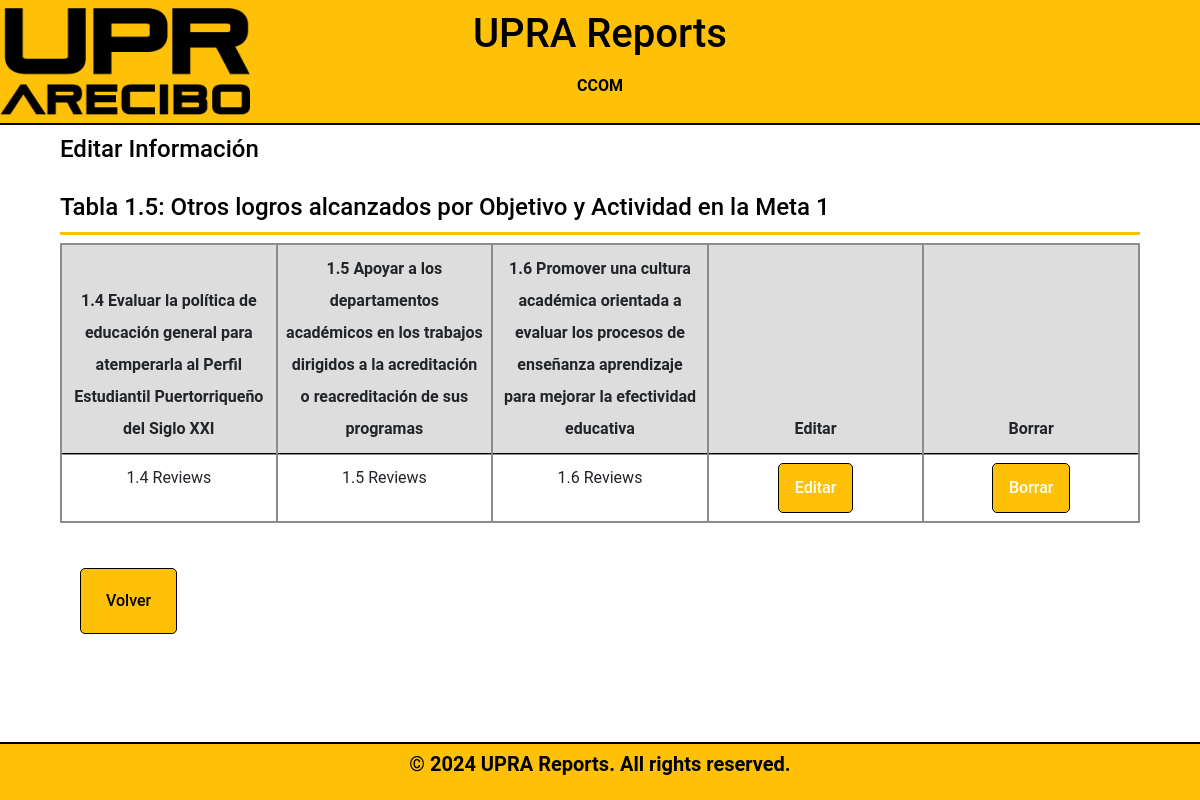
The app's page /meta-1/tabla1.5_display_2.php (signed in), older data.
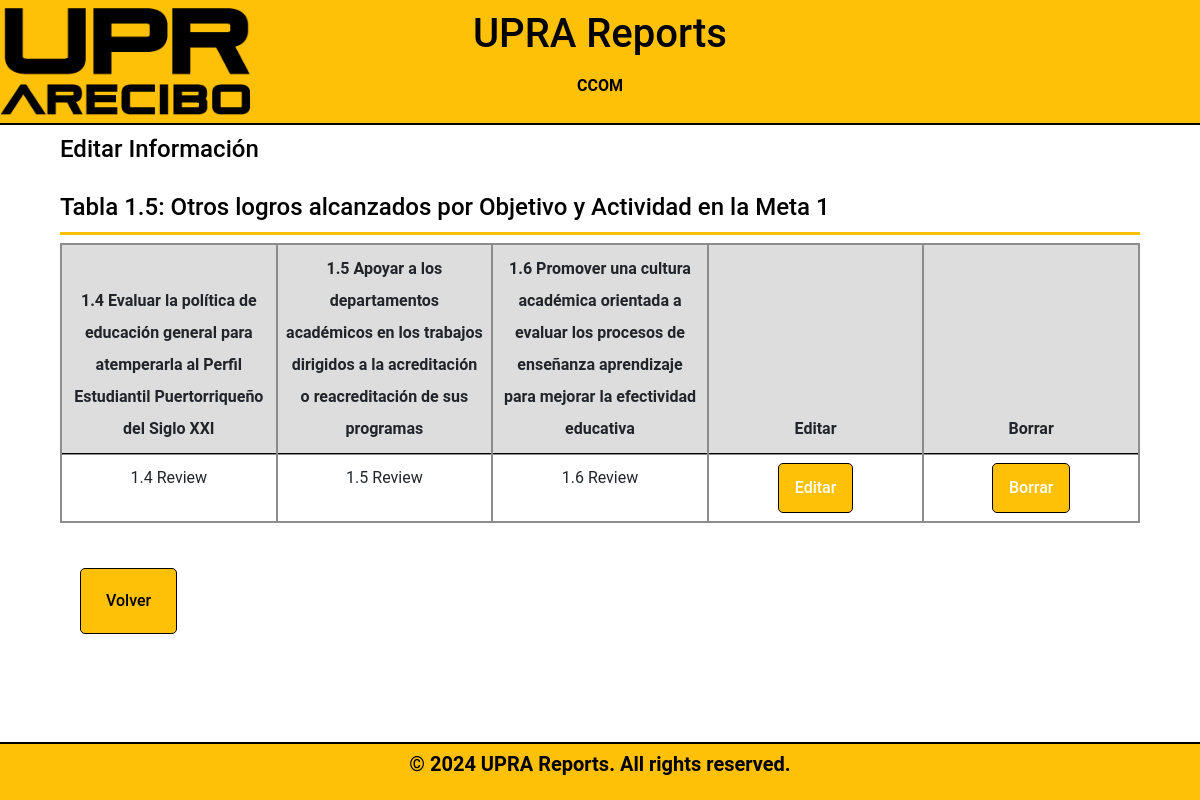
The same page, newer data.
### tables this page shows
CREATE TABLE `table15` (
  `table15ID` int(11) NOT NULL,
  `DepartmentID` int(11) DEFAULT NULL,
  `year` int(4) DEFAULT NULL,
  `field1` varchar(100) DEFAULT NULL,
  `field2` varchar(100) DEFAULT NULL,
  `field3` varchar(100) DEFAULT NULL,
  `field4` varchar(100) DEFAULT NULL,
  `field5` varchar(100) DEFAULT NULL,
  `field6` varchar(100) DEFAULT NULL
);

### meta-1/tabla1.5_display_2.php (the view, shortened to what this page needs)
<?php
    include_once "db_info.php";
if (isset($_SESSION['DepartmentID'])) {
    $departmentID = $_SESSION['DepartmentID'];
    $sql = "SELECT DepartmentName FROM departamento WHERE DepartmentID = ?";
    $stmt = $conn->prepare($sql);
    $stmt->bind_param("i", $departmentID);
    $stmt->execute();
    $result = $stmt->get_result();
    $department = $result->fetch_assoc();
}
$year = date("Y");
?>
<!DOCTYPE html>
<html lang="en">
<head>
    <link rel="stylesheet" href="../fonts/icomoon/style.css">
    <link rel="stylesheet" href="../css/owl.carousel.min.css">
    <link rel="stylesheet" href="../css/bootstrap.min.css">
    <link rel="stylesheet" href="../css/style.css">
    <link rel="stylesheet" href="../css/style-sidemenu.css">
</head>
<body>
        <header>
            <h1 class="uprareports">UPRA Reports</h1>
            <h2 class="bienvenidosusuario"><?php echo $department['DepartmentName'] ?></h2>
        </header>
<div class="formbold-main-wrapper-edit">
    <div class="formbold-form-wrapper-edit">
    <h4 class="header1">Editar Informaci&oacute;n<br>  <br>Tabla 1.5: Otros logros alcanzados por Objetivo y Actividad en la Meta 1</h4>
        <table class="table">
            <thead>
              <tr>
                <th scope="col">1.4 Evaluar la política de educación general
                    para atemperarla al Perfil Estudiantil Puertorriqueño del Siglo XXI</th>
                <th scope="col">1.5 Apoyar a los departamentos académicos en los trabajos dirigidos a la acreditación o reacreditación de sus programas</th>
                <th scope="col">1.6 Promover una cultura académica orientada a evaluar los procesos de enseñanza
                    aprendizaje para mejorar la efectividad educativa</th>
                <th scope="col">Editar</th>
                <th scope="col">Borrar</th>
              </tr>
            </thead>
            <tbody>
              <tr>
                <?php
                $sql = "SELECT * FROM table15 WHERE DepartmentID = ? AND year = ?";
                $stmt = $conn->prepare($sql);
                $stmt->bind_param("si", $departmentID, $year);
                $stmt->execute();
                $result =$stmt->get_result();
                while ($row = $result->fetch_assoc()) {
                    echo "<tr>";
                    echo "<td class='breve-description'>" . $row['field4'] . "</td>";
                    echo "<td class='breve-description'>" . $row['field5'] . "</td>";
                    echo "<td class='breve-description'>" . $row['field6'] . "</td>";
                    echo "<td><a href='javascript:void(0);' class='edit-btn'>Editar</a></td>";
                    echo "<td><a class='delete-btn'  href='../meta-1/tabla1.5_delete.php?id=" . $row['table15ID'] . "'>Borrar</a></td>";
                    echo "</tr>";
                }
            ?>
              </tr>
            </tbody>
        </table>
        <div class="formbold-main-wrapperDept">
    <a class="underline-button" href="../meta-1/tabla1.5_display.php">Volver</a>
</div>
    </div>
</div>
    <div class="footer-box">
        <p>&copy; 2024 UPRA Reports. All rights reserved.</p>
    </div>
</body>
</html>

Row changes from the older to the newer data that the page shows:
removed table15: field4 "1.4 Reviews", field5 "1.5 Reviews", field6 "1.6 Reviews"
added table15: field4 "1.4 Review", field5 "1.5 Review", field6 "1.6 Review"
